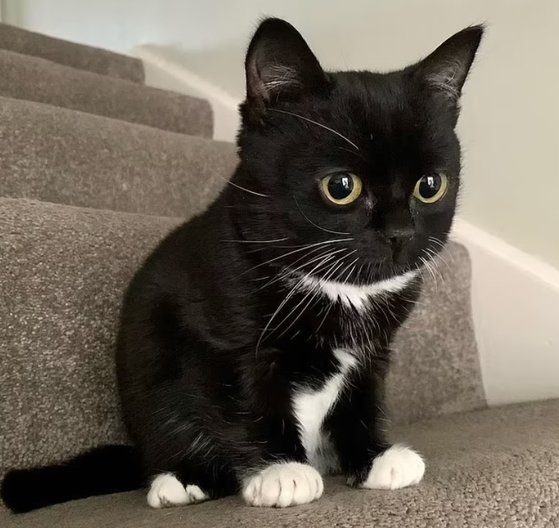
#> input picture cat.jpg, 559 x 528 px
$ jupyter execute --allow-errors 'ch1_실습.ipynb'
#> lines starting #> are read from the running program, lines starting #| are printed output that depends on the picture
## Ch1. 실습 -  파이썬 기초

### Numbers
정수형(Integers) and 실수형(floats)

[cell 1]
# 주석 처리
x = 3                 # 할당
print (x)             # 값 출력
print(type(x))     # 타입 출력
print(x +1)        # 덧셈
print(x -1)         # 뺄셈
print(x * 2)        # 곱하기
print(x ** 2)       # 제곱

x = x + 1
x += 1
print(x)

x *= 2
print(x)

### Booleans (True or False)
Python 은 불리언 논리 연산 (Boolean logic)를 위한 모든 표준 연산자를 구현하고 있음.
Boolean logic은 기호(&&, || 등) 대신 영어 단어(and, or, not)를 사용합니다.

[cell 2]
a = True
b = False
print(type(a))
print(a and b)
print(a or b)
print(not a)
print(a != b)

### List
List (리스트)는 array(배열)과 유사함.
List (리스트)는 크기를 조정할 수 있으며 다양한 타입 (int, float, 문자열 등) 의 요소를 포함할 수 있음

[cell 3]
x = [3, 1, 2]  # list 생성
print(x, x[2])
print(x[-1])
x[2] = 'foo'
print(x)
x.append('bar')
print(x)
x2 = x.pop()
print(x, x2)

### Slicing

슬라이싱(Slicing) 이란 연속적인 객체(리스트, 튜플, 문자열)에 부여된 번호를 이용해 연속된 객체에 일부를 추출하는 작업임

[cell 4]
nums = list(range(5)) # range는 0부터 5미만으로 구성된 [0,1,2,3,4] list 생성
print(nums)
print(nums[2:4])
print(nums[2:])
print(nums[:2])
print(nums[:])
print(nums[:-1])
nums[2:4] = [8, 9]
print(nums)

### Loops

반복문 (loop) 을 통해 List에 있는 요소 (element) 하나하나에 접근할 수 있음.
Python에서는 list의 element의 번호(index)에 접근하기 built-in emuerate 함수를 사용해야함.

[cell 5]
animals = ['cat', 'dog', 'monkey']
for animal in animals:
    print(animal)

# Enumerate:
animals = ['cat', 'dog', 'monkey']
for idx, animal in enumerate(animals):
    print('#%d: %s' % (idx + 1, animal))

# range:
for idx in range(3):
    print('#%d' % (idx + 1))

### List comprehensions

반복문으로 리스트 만들기 (+ 조건문)

[cell 6]
# Loop to create a list of squares
nums = [0, 1, 2, 3, 4]
squares = []
for x in nums:
    squares.append(x ** 2)
print(squares)
# This will print [0, 1, 4, 9, 16]

# Simpler code with list comprehensions
nums = [0, 1, 2, 3, 4]
squares = [x ** 2 for x in nums]
print(squares)
# This will also print [0, 1, 4, 9, 16]

# List comprehensions with conditions
nums = [0, 1, 2, 3, 4]
even_squares = [x ** 2 for x in nums if x % 2 == 0]
print(even_squares)
# This will print [0, 4, 16]

[cell 7]
for x in nums:
    squares.append(x**2)
    print(squares)

[cell 8]
for x in nums:
    squares.append(x**2)
print(squares)

### If statements

[cell 9]
money = 1000
if money >= 3000:
    print("Take a taxi")
else:
    print("Walk")

[cell 10]
money = 4000
if money >= 3000:
    print("Take a taxi")
else:
    print("Walk")

### Dictionaries

A dictionary 는 (key, value) pairs를 저장함.
Index 대신 key로 value에 접근할 수 있음.
dict.get(key, default)
: key가 있으면 Value를 출력하고, 없으면 default 값을 출력함.

[cell 11]
d = {'cat': 'cute', 'dog': 'furry'} # Create a new dictionary with some data

print(d['cat']) #'cat' key의 value 가진 'cute' 출력

print('cat' in d) # 해당 Key 가 있으면 True를 출력

d['fish'] = 'wet'
print(d['fish'])

# print(d['monkey'])  # KeyError: 'monkey' not a key of d

print(d.get('monkey', 'N/A'))
print(d.get('fish', 'N/A'))

del d['fish'] # Remove an element from a dictionary

print(d.get('fish', 'N/A')) # Remove an element from a dictionary

### Loops - Dictionary

Dictionary 에서는 key를 이용해서 iteration을 함.
Item() 객체를 통해 key, value 동시에 접근 할 수 있음
Dictionary comprehensions: List comprehensions과 유사함

[cell 12]
d = {'person': 2, 'cat': 4, 'spider': 8}

for animal in d:
    legs = d[animal]
    print('A %s has %d legs' % (animal, legs))

d = {'person': 2, 'cat': 4, 'spider': 8}
for animal, legs in d.items():
    print('A %s has %d legs' % (animal, legs))

nums = [0, 1, 2, 3, 4]
even_num_to_square = {x: x ** 2 for x in nums if x % 2 == 0}
print(even_num_to_square)  # Prints "{0: 0, 2: 4, 4: 16}"

### Functions

Function 정의: “def keyword“ 를 통해 정의
입력 변수에 초기 값을 주어 Optional keyword arguments로 사용할 수 있음.

[cell 13]
def sign(x):
    if x > 0:
        return 'positive'
    elif x < 0:
        return 'negative'
    else:
        return 'zero'

for x in [-1, 0, 1]:
    print(sign(x)) # This will print "negative", "zero", "positive"

def hello(name, loud=False):
    if loud:
        print('HELLO, %s!' % name.upper())
    else:
        print('Hello, %s' % name)

hello('Fred')
hello('FRED', loud=True)

### Class

의미를 가지는 변수와 함수의 묶음

[cell 14]
class Greeter(object):
    # 생성자
    def __init__(self, name):
        self.name = name  # Create an instance variable

    # 멤버 함수
    def greet(self, loud=False):
        if loud:
            print('HELLO, %s!' % self.name.upper())
        else:
            print('Hello, %s' % self.name)

g = Greeter('Fred')
g.greet()
g.greet(loud=True)

### 실습 #1

#### 1. 아래와 같이 리스트를 만들고 등수를 출력(등수는 index순)
[‘Alice’, ‘Bob’, ‘Charlie’]

출력: 1등은 Alice 입니다.
    2등은 Bob 입니다.
    3등은 Charlie입니다.

추가 문제: 이름과 등수를 dictionary로 만들어 동일하게 출력하시오.

### Numpy

Numpy Array(배열) : Grid of values, all of the same type
Numpy의 배열을 생성하기 위한 다양한 함수:
np.zeros, np.ones, np.full, np.eye. ,,,

[cell 15]
import numpy as np

a = np.array([1, 2, 3]) # 1차원 배열 생성
print(type(a))            # 배열의 Type 출력
print(a.shape)           # Array의 형태 출력
print(a[0], a[1], a[2])  # Array의 각 element 출력
a[0] = 5
print(a)

b = np.array([[1, 2, 3], [4, 5, 6]]) # 2차원 배열 생성
print(b.shape)
print(b[0, 0], b[0, 1], b[1, 0])

[cell 16]
# Create an array of all zeros
a = np.zeros((2, 2))
print(a)

# Create an array of all ones
b = np.ones((1, 2))
print(b)

# Create a constant array
c = np.full((2, 2), 7)
print(c)

# Create a 2x2 identity matrix
d = np.eye(2)
print(d)

e = np.random.random((2, 2))
print(e)

### Slicing (슬라이싱)
Python의 List와 마찬가지로, numpy array도 slicing이 가능함.
Array는 다차원인 경우가 많고, Slicing 할 때 모든 차원의 범위를 지정해 줘야함

[cell 17]
import numpy as np

# Create the following rank 2 array with shape (3, 4)
a = np.array([[1, 2, 3, 4], [5, 6, 7, 8], [9, 10, 11, 12]])

# Use slicing to pull out the subarray consisting of the first 2 rows
# and columns 1 and 2; b is the following array of shape (2, 2):
# [[2 3]
#  [6 7]]
b = a[:2, 1:3]

# A slice of an array is a view into the same data, so modifying it

print(a[0, 1]) # Prints “2”

b[0, 0] = 77  # b[0, 0] is the same piece of data as a[0, 1]
print(a[0, 1])  # Prints "77"

### Integer indexing (정수 인덱싱)
정수로 indexing을 통해 slicing을 할수 있는 이는 더 낮은 차원의 array가 생성됨.

[cell 18]
import numpy as np

a = np.array([[1, 2, 3, 4], [5, 6, 7, 8], [9, 10, 11, 12]])

# Rank 1 view of the second row of a
row_r1 = a[1, :]

# Rank 2 view of the second row of a
row_r2 = a[1:2, :]
print(row_r1, row_r1.shape)  # Prints "[5 6 7 8] (4,)"
print(row_r2, row_r2.shape)  # Prints "[[5 6 7 8]] (1, 4)"

# We can make the same distinction when accessing columns of an array:
col_r1 = a[:, 1]
col_r2 = a[:, 1:2]
print(col_r1, col_r1.shape)  # Prints "[2 6 10] (3,)"
print(col_r2, col_r2.shape)  # Prints "[[ 2] [ 6] [10]] (3, 1)"

### Integer array indexing (정수 배열 인덱싱)
정수 배열 indexing으로 slicing하게 되면 기존 배열의 데이터를 가진 임의의 배열을 만들어짐

[cell 19]
import numpy as np
#can reuse the same element from the source array:

a = np.array([[1, 2], [3, 4], [5, 6]])

print(a[[0, 1, 2], [0, 1, 0]])  # Prints "[1 4 5]"

print(np.array([a[0, 0], a[1, 1], a[2, 0]]))  # Prints "[1 4 5]"

print(a[[0, 0], [1, 1]])  # Prints "[2 2]"

print(np.array([a[0, 1], a[0, 1]]))  # Prints "[2 2]"

### Integer array indexing (정수 배열 인덱싱)
정수 배열 indexing으로 slicing하게 되면 기존 배열의 데이터를 가진 임의의 배열을 만들어짐

[cell 20]
import numpy as np

# Create a new array from which we will select elements
a = np.array([[1, 2, 3], [4, 5, 6], [7, 8, 9], [10, 11, 12]])
print(a)

# Create an array of indices
b = np.array([0, 2, 0, 1])

print(a[np.arange(4), b])  # Prints "[1 6 7 11]"

a[np.arange(4), b] += 10
print(a) # Prints "array([[11, 2, 3], [4, 5, 16], [17, 8, 9], [10, 21, 12]])"

### Boolean array indexing (불리언 배열 인덱싱)
Boolean array indexing은 기존 배열의 원소를 선택하는 역할을 함. 조건문과 같이 쓰여 조건을 만족하는 원소를 출력하는데 활용됨.

[cell 21]
import numpy as np

a = np.array([[1, 2], [3, 4], [5, 6]])

bool_idx = (a > 2)
print(bool_idx) # Prints "[[False False] [ True True] [ True True]]"

print(a[bool_idx])  # Prints "[3 4 5 6]"

print(a[a > 2])  # Prints "[3 4 5 6]"

### Datetype of numpy array

모든 numpy 배열은 같은 datatype 을 갖는 element의 grid 임. Numpy array의 배열을 생성할 때 자동으로 datatype이 지정되지만, 특정 datatype을 명시적으로 지정할 수도 있음.

[cell 22]
import numpy as np

x = np.array([1, 2])
print(x.dtype)  # Prints "int32" or "int64" depending on the platform

x = np.array([1.0, 2.0])
print(x.dtype)  # Prints "float64"

x = np.array([1, 2], dtype=np.int64)
print(x.dtype)  # Prints "int64"

### Array math for element-wise operation

기본 수학 함수는 배열에서 요소 별로 작동하며 연산자 오버로드 및 numpy 모듈의 함수로 사용할 수 있습니다.

[cell 23]
import numpy as np

x = np.array([[1, 2], [3, 4]], dtype=np.float64)
y = np.array([[5, 6], [7, 8]], dtype=np.float64)

# Elementwise sum; both produce the array [[6.0 8.0] [10.0 12.0]]
print(x + y)
print(np.add(x, y))

# Elementwise difference; both produce the array [[-4.0 -4.0] [-4.0 -4.0]]
print(x - y)
print(np.subtract(x, y))

# Elementwise product; both produce the array [[5.0 12.0] [21.0 32.0]]
print(x * y)
print(np.multiply(x, y))

# Elementwise division; both produce the array [[0.2 0.33333333] [0.42857143 0.5]]
print(x / y)
print(np.divide(x, y))

# Elementwise square root; produces the array [[1. 1.41421356] [1.73205081 2.]]
print(np.sqrt(x))

### Array math for inner product
Note, * 는 요소별 곱셈을 뜻 함. 벡터 또는 행렬의 inner product 구하기 위해서는 “dot” 함수를 사용하여 함.

[cell 24]
import numpy as np

x = np.array([[1, 2], [3, 4]])
y = np.array([[5, 6], [7, 8]])
v = np.array([9, 10])
w = np.array([11, 12])

# Inner product of vectors; both produce 219
print(v.dot(w))
print(np.dot(v, w))

# Matrix/vector product; both produce the rank 1 array [29 67]
print(x.dot(v))
print(np.dot(x, v))

# Matrix/matrix product; both produce the rank 2 array
# [[19 22]
#  [43 50]]
print(x.dot(y))
print(np.dot(x, y))

Numpy는 배열 계산을 수행하는 데 유용한 많은 함수를 제공합니다. 가장 유용한 것 중 하나는 sum입니다.

[cell 25]
import numpy as np

x = np.array([[1, 2], [3, 4]])

# Compute sum of all elements; prints "10"
print(np.sum(x))

# Compute sum of each column; prints "[4 6]"
print(np.sum(x, axis=0))

# Compute sum of each row; prints "[3 7]"
print(np.sum(x, axis=1))

### Numpy reshape
Numpy array 연산 이후에 array의 형태를 reshape 해야 되는 경우가 다수 발생함. 가장 간단한 형태가 전치 (transpose) 함수이고, 이는 array의 T attribute (속성) 을 이용해서 구현함.

[cell 26]
import numpy as np

x = np.array([[1, 2], [3, 4]])
print(x)
# Prints "[[1 2] [3 4]]"
print(x.T)
x = np.reshape(x, (-1))
print(x)

v = np.array([1, 2, 3])
print(v)

print(v.T)

### Broadcasting

Broadcasting 은 다른 모양을 가진 배열을 연산 할 때 효과적인 메커니즘임.
예를 들어 크기가 다른 배열의 각 요소를 더하려면 먼저 동일한 모양을 가진 배열로 만들어 합을 구해야 하지만 Broadcasting을 이용하면 그런 과정 없이 바로 합을 구할 수 있음.

x의 모양이 (4, 3)이고 v의 모양이 (3,)인 경우에도 y = x + v 연산이 수행됨.
이 연산은 브로드케스팅에 의해 v가 모양 (4, 3)을 갖는 것처럼 작동함.

[cell 27]
import numpy as np

x = np.array([[1, 2, 3], [4, 5, 6], [7, 8, 9], [10, 11, 12]])
v = np.array([1, 0, 1])
y = np.empty_like(x)  # Create an empty matrix with the same shape as x

# Add the vector v to each row of the matrix x with an explicit loop
for i in range(4):
    y[i, :] = x[i, :] + v

print(y)

x = np.array([[1, 2, 3], [4, 5, 6], [7, 8, 9], [10, 11, 12]])
v = np.array([1, 0, 1])

# Add v to each row of x using broadcasting
y = x + v
print(y)

[cell 28]
import numpy as np


v = np.array([1, 2, 3])  # v has shape (3,)
w = np.array([4, 5])     # w has shape (2,)
# Outer product of v and w
print(np.reshape(v, (3, 1)) * w)

# Add a vector to each row of a matrix
X = np.array([[1, 2, 3], [4, 5, 6]])
# Broadcasting v onto each row of X
print(X + v)

# Add a vector to each column of a matrix
# Transposing X and then broadcasting w onto each row (column of X)
print((X.T + w).T)

# Another method to add a vector to each column of a matrix
# Reshaping w and broadcasting onto X
print(X + np.reshape(w, (2, 1)))

# Multiply a matrix by a constant
# Broadcasting a scalar multiplication onto X
print(X * 2)

### File (*.csv) reading

*.csv 파일 불러오는 법

[cell 29]
import numpy as np
import matplotlib.pyplot as plt

#> (the rest of this cell did not finish here and is left out)

Note, 엑셀이나 csv 파일을 불러오는 데에는 Pandas Package를 쓰는 것이 일반적임.
Pandas는 숫자 뿐만 아니라 문자까지 처리하는 배열을 가지고 있어 다양한 종류의 파일을 불러오는데 효과적임.

### Matplotlib

Matplotlib is a plotting library. In this section gives a brief  introduction to the matplotlib.pyplot module, which provides  a plotting system similar to that of MATLAB.

#### plt (in Matplotlib)
2D 데이터를 효과적으로 그래프의 형태로 출력하는 객체
2D 데이터를 그래프로 출력, 다중 그래프 출력가능
plt의 다른 객체를 통해 title, legend, axis labels 등을 추가할 수 있음.

[cell 30]
import numpy as np
import matplotlib.pyplot as plt

# Compute the x and y coordinates for points on a sine curve
x = np.arange(0, 3 * np.pi, 0.1)
y = np.sin(x)

# Plot the points using matplotlib
plt.plot(x, y)
plt.show()  # You must call plt.show() to make graphics appear.
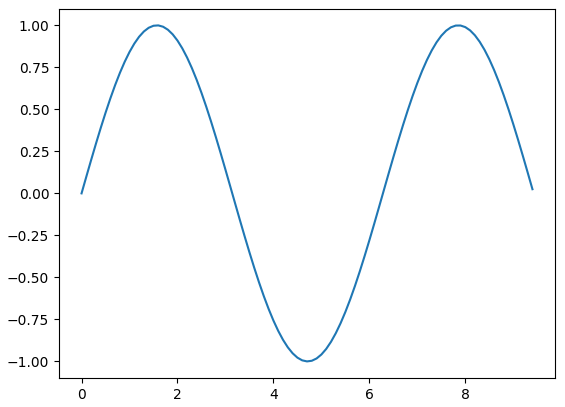
#> figure drawn by matplotlib, 1 panel; curve peaks at x = 1.6, y = 1

[cell 31]
import numpy as np
import matplotlib.pyplot as plt

# Compute the x and y coordinates for points on sine and cosine curves
x = np.arange(0, 3 * np.pi, 0.1)
y_sin = np.sin(x)
y_cos = np.cos(x)

# Plot the points using matplotlib
plt.plot(x, y_sin)
plt.plot(x, y_cos)
plt.xlabel('x axis label')
plt.ylabel('y axis label')
plt.title('Sine and Cosine')
plt.legend(['Sine', 'Cosine'])
plt.show()
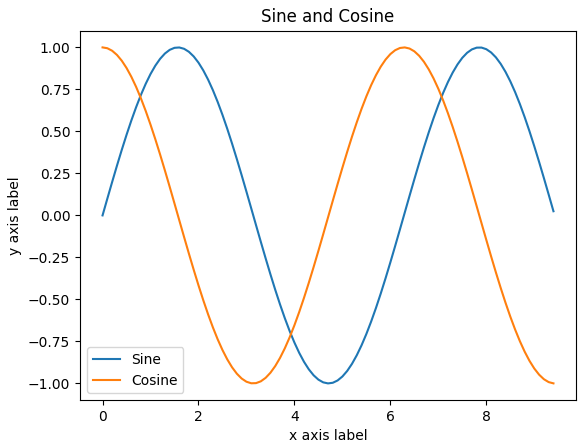
#> figure drawn by matplotlib, 1 panel; curve peaks at x = 1.6, y = 1; curve peaks at x = 0, y = 1

####  Subplot
하나의 Figure에 여러 개의 다른 graph를 공간을 나누어 subplot으로 출력하는 기능.

[cell 32]
import numpy as np
import matplotlib.pyplot as plt

# Compute the x and y coordinates for points on sine and cosine curves
x = np.arange(0, 3 * np.pi, 0.1)
y_sin = np.sin(x)
y_cos = np.cos(x)

# Set up a subplot grid that has height 2 and width 1
# and set the first such subplot as active
plt.subplot(2, 1, 1)

# Make the first plot
plt.plot(x, y_sin)
plt.title('Sine')

# Set the second subplot as active, and make the second plot
plt.subplot(2, 1, 2)
plt.plot(x, y_cos)
plt.title('Cosine')

# Show the figure
plt.show()
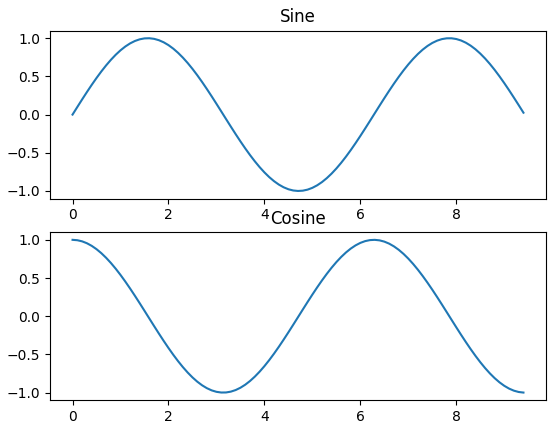
#> figure drawn by matplotlib, 2 panels; panel 1: curve peaks at x = 1.6, y = 1; panel 2: curve peaks at x = 0, y = 1

### plt.imshow
그림 파일을 Figure에 출력하는 기능

[cell 33]
import numpy as np
from imageio import imread, imsave
from skimage.transform import resize
import matplotlib.pyplot as plt

img = imread('cat.jpg')
#> img is the input picture: shape (528, 559, 3); mean R, G, B 108.1, 100, 88.7
img_tinted = img * [0.5, 1.0, 1.0]
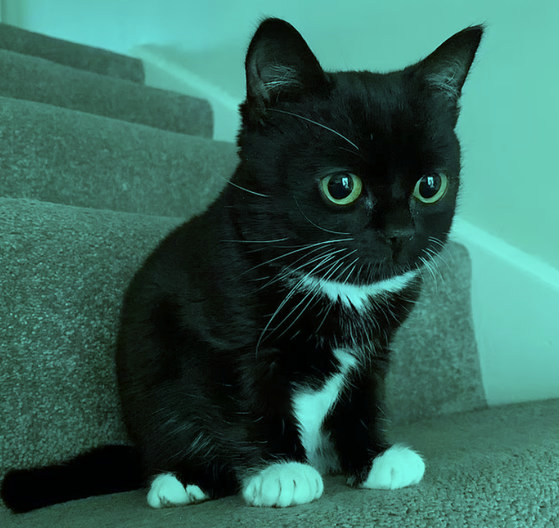
#> img_tinted: shape (528, 559, 3) float64; mean R, G, B 54.1, 100, 88.7
img_tinted = resize(img_tinted, (300, 100)).astype(np.uint8)
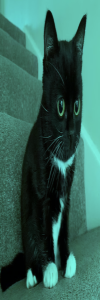
#> img_tinted: shape (300, 100, 3); mean R, G, B 53.6, 99.5, 88.2

# Show the original image
plt.subplot(1, 2, 1)
plt.imshow(img)

# Show the tinted image
plt.subplot(1, 2, 2)
plt.imshow(img_tinted)
plt.show()

imsave('cat_tinted.jpg', img_tinted)

### plt.plot 의 다양한 options

[cell 34]
#데이터 생성, marker, linestyle, color 옵션 주기
plt.plot(np.arange(10), np.arange(10)*2, marker='o', linestyle='-', color='b')
plt.plot(np.arange(10), np.arange(10)*2 - 10, marker='v', linestyle='--', color='c')
plt.plot(np.arange(10), np.arange(10)*2 - 20, marker='+', linestyle='-.', color='y')
plt.plot(np.arange(10), np.arange(10)*2 - 30, marker='*', linestyle=':', color='r')

# 타이틀 & font 설정
plt.title('Plt Plot Options Example', fontsize=20)

# X축 & Y축 Label 설정
plt.xlabel('X axis', fontsize=20)
plt.ylabel('Y axis', fontsize=20)

# X tick, Y tick 설정
plt.xticks(rotation=90)
plt.yticks(rotation=30)

# grid 옵션 추가
plt.grid()

plt.show()
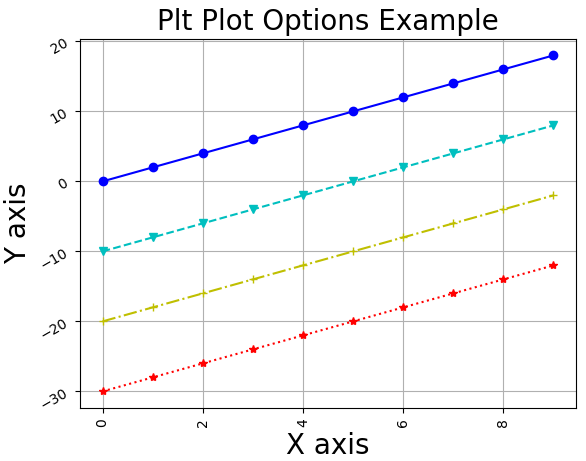
#> figure drawn by matplotlib, 1 panel; curve peaks at x = 9, y = 18; curve peaks at x = 9, y = 8; curve peaks at x = 9, y = -2
